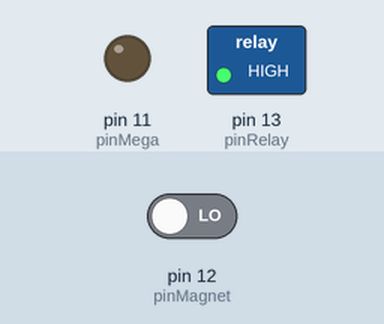
Simulated run of this sketch. Board: Arduino Uno, built with avr-gcc and run on an emulated ATmega328P. Shown: switched loads named in the sketch (green lamp = pin HIGH), output pins drawn as LEDs (lit = HIGH). The test bench sets the inputs (shaded band); at power-on: pin 12 (pinMagnet) LOW. What the sketch prints to the serial monitor is not drawn.

Above: at 4.2 s.
4.3 s: pin 12 (pinMagnet) driven HIGH
At 5.5 s:
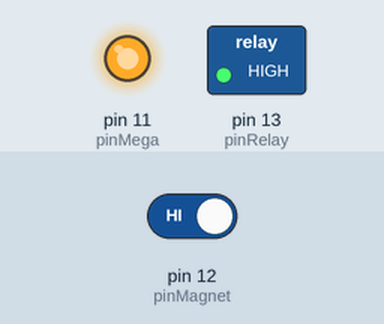
5.8 s: pin 12 (pinMagnet) driven LOW
At 6.9 s:
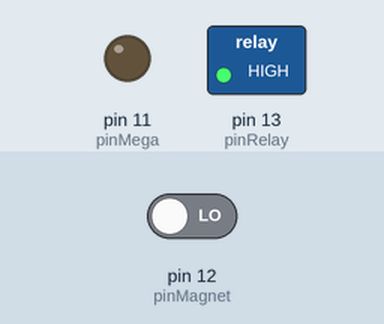
Timing chart, 0 to 8.8 s (numbered marks = the images above; inputs shaded):
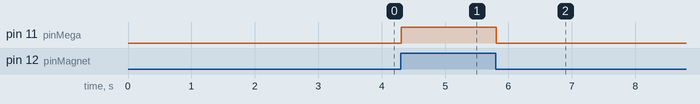

Measured:
- after the input at 4.3 s, pin 11 (pinMega): LOW → HIGH at once
- after the input at 5.8 s, pin 11 (pinMega): HIGH → LOW at once

The sketch:

readerSwitch.ino
```cpp
int pinRelay = 13;
int pinMagnet = 12;
int pinMega = 11;
int val=0;
void setup(){
  setupRelay();
  pinMode(pinMagnet,INPUT);
  pinMode(pinMega,OUTPUT);
  Serial.begin(9600);
}

void loop(){
  val = digitalRead(pinMagnet);
  Serial.println(val);

  if(val == HIGH){
    digitalWrite(pinMega,HIGH);
    digitalWrite(pinRelay,HIGH);

  }else{
    digitalWrite(pinMega,LOW);
    digitalWrite(pinRelay,HIGH);

  }

}

void setupRelay() {
  pinMode(13, OUTPUT);
  delay(500);
  digitalWrite(13, LOW);
  delay(500);
  digitalWrite(13, HIGH);
  delay(2000);
}
```
